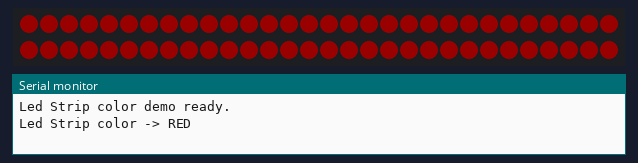
The sketch below on a simulated Seeed XIAO ESP32-C3. On the bench: 60 RGB LEDs in strip order, left to right, continuing on the next row, the last lines printed to the serial monitor. Dim RGB values are drawn brighter than linear.

Above: at 0.1 s.
At 1.1 s:
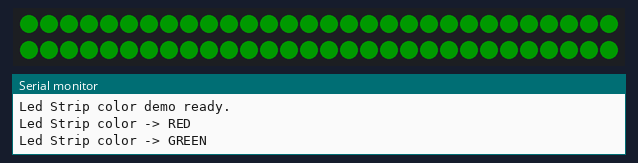
At 2.1 s:
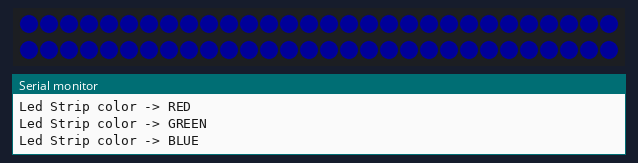
At 3.1 s:
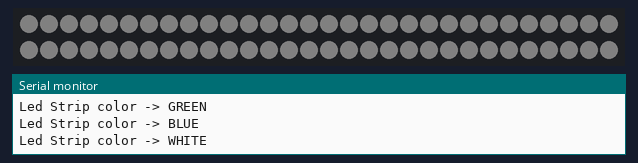

The sketch:

step_08_change_blade_color.ino
```cpp
// STEP 08: Change Led Strip Color
//
// WIRING DIAGRAM
// XIAO ESP32-C3 D8 -> NeoPixel DIN
// XIAO ESP32-C3 5V/VBUS -> NeoPixel 5V
// XIAO ESP32-C3 GND -> NeoPixel GND

#include <Adafruit_NeoPixel.h>

#define USE_SUPER_MINI_PINS 0

#if USE_SUPER_MINI_PINS
const int LED_STRIP_PIN = 2;
#else
const int LED_STRIP_PIN = D8;
#endif
const int LED_COUNT = 60;
const int SAFE_BRIGHTNESS = 25;

int redValue = 255;
int greenValue = 0;
int blueValue = 0;
int whiteValue = 0;

Adafruit_NeoPixel strip(LED_COUNT, LED_STRIP_PIN, NEO_GRBW + NEO_KHZ800);

void setup() {
  Serial.begin(115200);
  strip.begin();
  strip.setBrightness(SAFE_BRIGHTNESS);
  Serial.println("Led Strip color demo ready.");
}

void loop() {
  fillBlade(redValue, greenValue, blueValue, whiteValue);
  Serial.println("Led Strip color -> RED");
  delay(1000);

  fillBlade(0, 255, 0, 0);
  Serial.println("Led Strip color -> GREEN");
  delay(1000);

  fillBlade(0, 0, 255, 0);
  Serial.println("Led Strip color -> BLUE");
  delay(1000);

  fillBlade(0, 0, 0, 50);
  Serial.println("Led Strip color -> WHITE");
  delay(1000);
}

void fillBlade(int red, int green, int blue, int white) {
  for (int i = 0; i < LED_COUNT; i++) {
    strip.setPixelColor(i, strip.Color(red, green, blue, white));
  }

  strip.show();
}
```

Measured:
- by itself, everything shown: repeats every 4.0 s, in 4 steps
- what the display in image 1 shows lasts 1.0 s, from 1.0 s to 2.0 s
